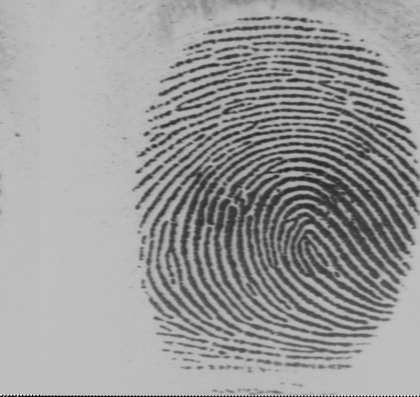
%> input picture user001_1.gif, 420 x 397 px, shrunk from 508 x 480 before the run
$ octave ass3.m   (GNU Octave 9; MATLAB toolbox functions it lacks are replaced by stand-ins)
%> lines starting %> are read from the running program, lines starting %| are printed output that depends on the picture
### drawOrientation.m
function drawOrientation(img, ofield, varargin)
%% Call this function as drawOrientation(img, ofield)
%% where 'img' is the image matrix and 'ofield' is the
%% orientation field matrix. This function displays
%% 'ofield' as a set of quivers on image 'img'.
%%
%% Author: Arun Ross
%% Last Modified: 10 Oct 2006

if (nargin==2)
    blksz = 11;
else
    blksz = varargin{1};
end

hblksz = round(blksz/2);
r = hblksz;

[nr nc] = size(ofield);
u_ofield = r*cos(ofield);
v_ofield = r*sin(ofield);

[X, Y] = meshgrid(hblksz:blksz:nr-hblksz, hblksz:blksz:nc-hblksz);
X = X(:);
Y = Y(:);
for i=1:size(X)
    U(i) = u_ofield(X(i), Y(i));
    V(i) = v_ofield(X(i), Y(i));
end
figure;
imshow(img);
hold on;
h=quiver(Y, X, V', U');
set(h,'Color',[1 1 1]);

### ass3.m
A=imread('user001_1.gif');      %read the image in
%> A: size 397x420 uint8; min 0, max 239, mean 154.5
B=double(A);                    %transfer to double foramt
[a,b] = size(B);                %calculate the width and height
%> a = 397; b = 420

Gra_twotimes = zeros(a,b);
Gra_sq_minus = zeros(a,b);      %create new metrixes for storing data
Sob = [-1 -2 -1;0 0 0;1 2 1];
Gx = filter2(Sob,B);
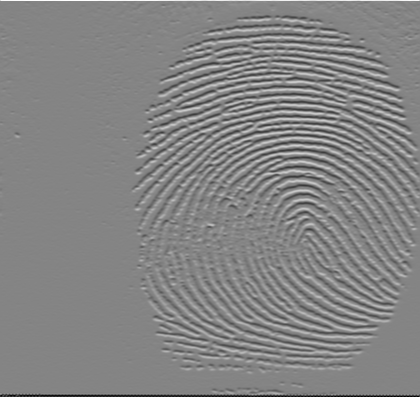
%> Gx: size 397x420 double; min -821, max 759, mean -1.1; drawn with min black and max white
Gy = filter2(Sob',B);           %calculate the Gx and Gy metrix
Gra_twotimes=Gx.*Gy;
Gra_sq_minus=(Gx-Gy).*(Gx+Gy);  %as the equation required
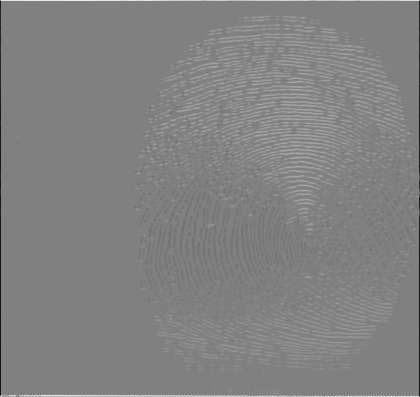
%> Gra_sq_minus: size 397x420 double; min -677952, max 668548, mean 9770.6; drawn with min black and max white

D = 8;                          %constant for block processing
BlcDirection = zeros(ceil(a/D),ceil(b/D));         %create a new metrix for storing direction values

for i=1:D:a
    for j=1:D:b
      if j+D-1 < b & i+D-1 < a
          times_value = 0;
          minus_value = 0;
		  times_value = sum(sum(Gra_twotimes(i:i+D-1, j:j+D-1)));      %calculate the sum of Gx
          minus_value = sum(sum(Gra_sq_minus(i:i+D-1, j:j+D-1)));      %calculate the sum of Gy
          theta = 0;
          twiceTheta = atan2(2*times_value,minus_value);               %as the equation required
          theta = (twiceTheta)/2 ;
          theta = theta+pi/2;                                          %obtain the theta
          BlcDirection(ceil(i/D),ceil(j/D)) = theta;                   %store the data into a metrix
      end
    end
end
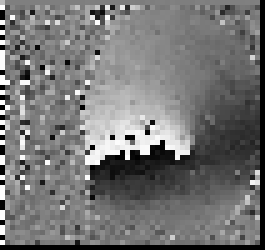
%> BlcDirection: size 50x53 double (shown 5 times larger); min 0, max 3.14, mean 1.44; drawn with min black and max white
%> after the loop, minus_value = 528; theta = 1.17; times_value = -274; twiceTheta = -0.804

DirField=zeros(a,b);
for i=1:ceil(a/D)
    for j=1:ceil(b/D)
        DirField((i-1)*D+1:i*D,(j-1)*D+1:j*D)=BlcDirection(i,j);
    end
end
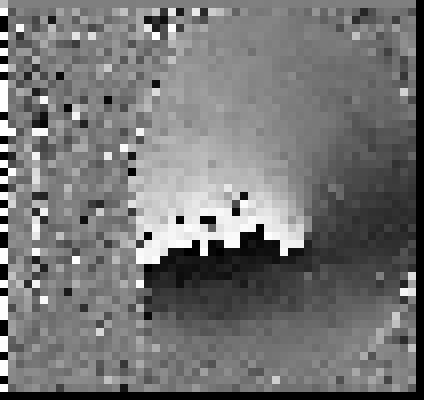
%> DirField: size 400x424 double; min 0, max 3.14, mean 1.44; drawn with min black and max white
DirField=DirField(1:a,1:b);                                %store the direction data into this metrix
%> DirField: size 397x420 double

drawOrientation(A,DirField);                                     %call the function to draw directions
%> in drawOrientation, `u_ofield = r*cos(ofield);`:
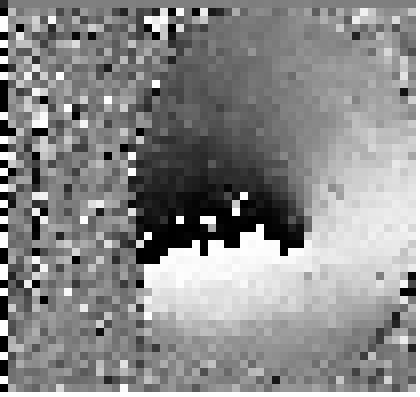
%> u_ofield: size 397x420 double; min -6, max 6, mean 0.533; drawn with min black and max white
%> in drawOrientation, `v_ofield = r*sin(ofield);`:
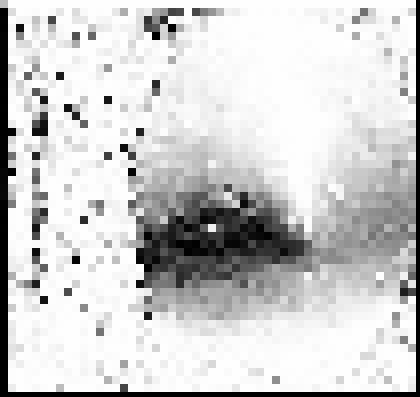
%> v_ofield: size 397x420 double; min 0, max 6, mean 4.85; drawn with min black and max white
%> after the loop in drawOrientation, `for i=1:size(X)`: U = 1368 values, max 6 at index 1293, min -6 at index 1179, mean 0.375; V = 1368 values, max 6 at index 12, min 0.00103 at index 1179, mean 4.94
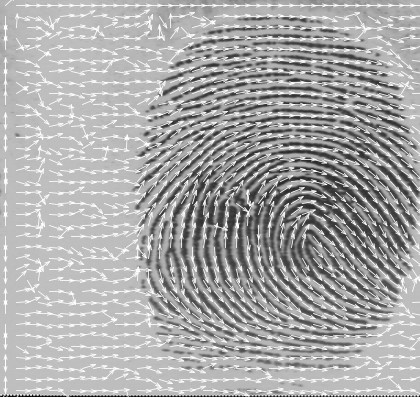
%> figure redrawn from the program's plot data
